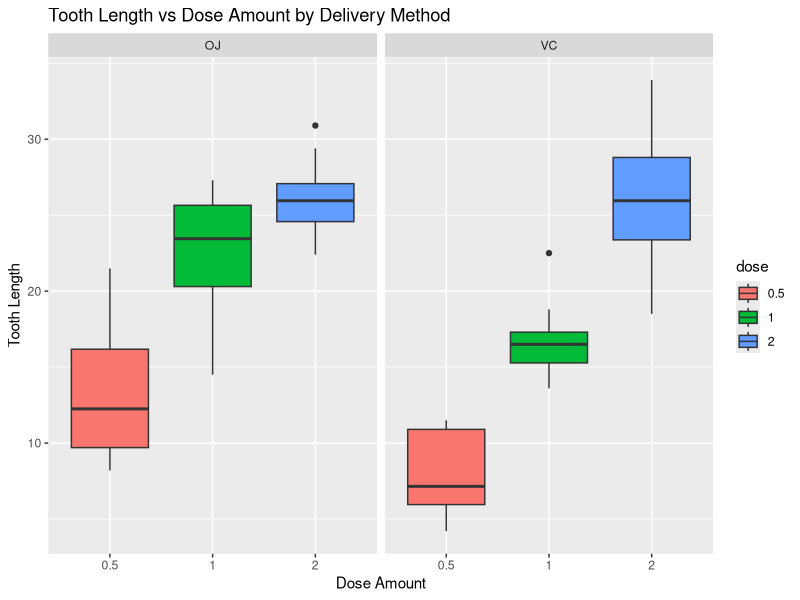
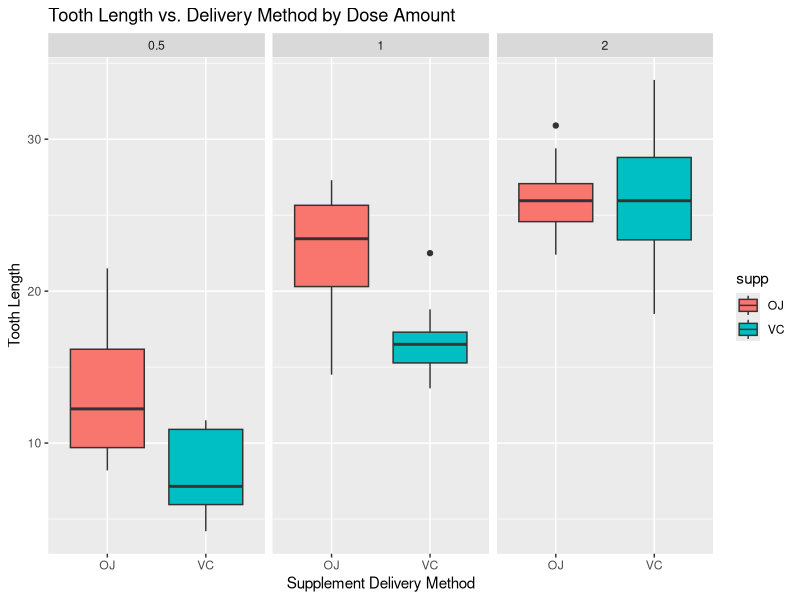

Write R code to recreate these figures, in order.
## ---- chunk 1
#installing required packges
library(datasets)
library(ggplot2)

#load the data
data("ToothGrowth")
#look at the structure of the data
str(ToothGrowth)
## ---- chunk 2
#quick summary of the data amd look at the first few rows of the data
summary(ToothGrowth)
head(ToothGrowth)
## ---- chunk 3
#converting dose to be a factor
ToothGrowth$dose <- as.factor(ToothGrowth$dose)
## ---- chunk 4
ggplot(aes(x=dose,y=len),data = ToothGrowth)+ geom_boxplot(aes(fill=dose))+xlab("Dose Amount")+ylab("Tooth Length")+facet_grid(~supp)+ggtitle("Tooth Length vs Dose Amount by Delivery Method")
## ---- chunk 5
ggplot(aes(x=supp, y=len), data= ToothGrowth)+geom_boxplot(aes(fill=supp))+ xlab("Supplement Delivery Method")+ylab("Tooth Length")+facet_grid(~ dose)+
  ggtitle("Tooth Length vs. Delivery Method by Dose Amount")
## ---- chunk 6
#T-test
t.test(len~supp,data = ToothGrowth)
## ---- chunk 7
#subset the data per dose amount level 0.5 and 1.0
subl <- subset(ToothGrowth,dose %in% c(0.5,1.0))
t.test(len~dose, data = subl)
## ---- chunk 8
#subset data per dose amount level 0.5 and 2.0
#subset the data per dose amount level 0.5 and 1.0
subl2 <- subset(ToothGrowth,dose %in% c(0.5,2.0))
t.test(len~dose, data = subl2)
## ---- chunk 9
#subsrt data per dose amount level 1.0 and 2.0
subl3 <- subset(ToothGrowth,dose %in% c(1.0,2.0))
t.test(len~dose, data = subl3)
